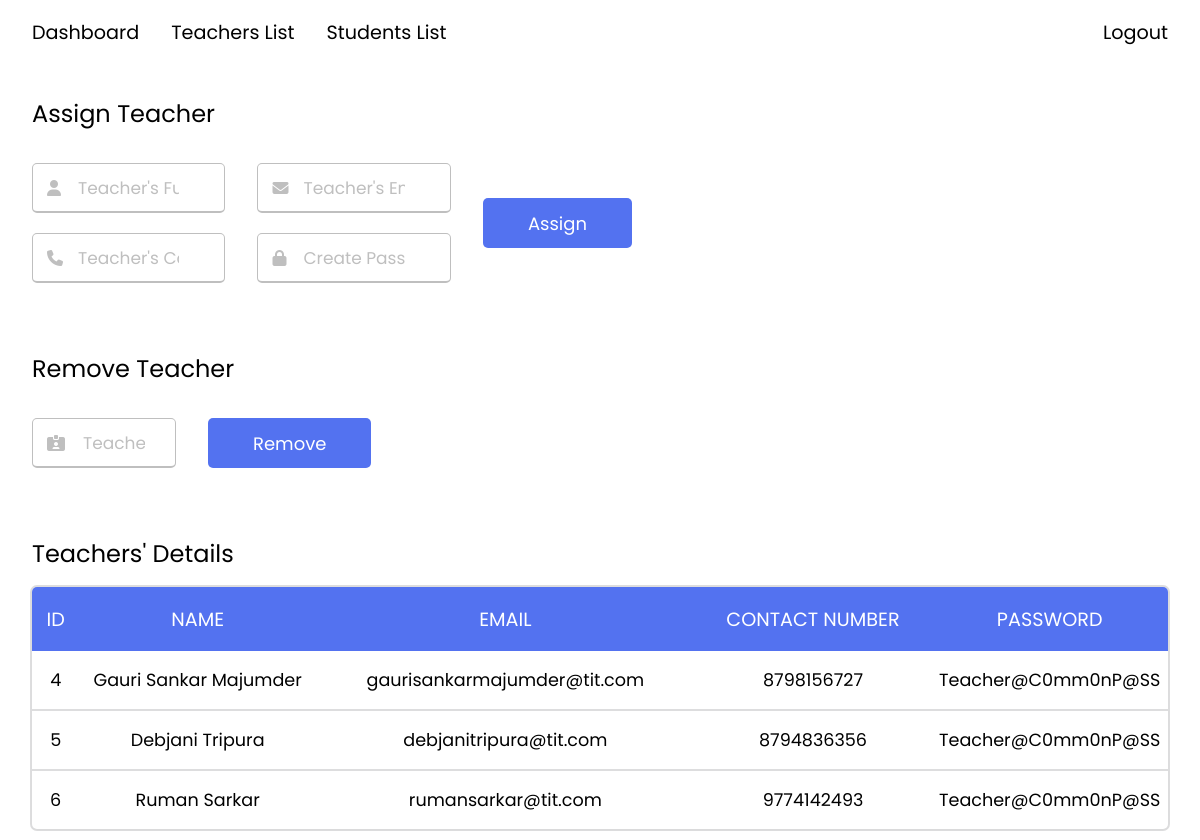
/php/adminTeacher.php, run on the app's committed database.
### tables this page shows
CREATE TABLE `teachers` (
  `teacher_id` int(255) NOT NULL,
  `user_id` int(255) NOT NULL,
  `teacher_name` varchar(255) NOT NULL,
  `teacher_phone` varchar(255) NOT NULL
);

CREATE TABLE `user` (
  `user_id` int(10) NOT NULL,
  `user_type_id` int(10) NOT NULL DEFAULT 1,
  `email` varchar(255) NOT NULL,
  `password` varchar(255) NOT NULL,
  `security_question` varchar(255) DEFAULT NULL,
  `security_answer` varchar(255) DEFAULT NULL
);

### php/adminTeacher.php (the view, shortened to what this page needs)
<?php
include 'database.php';
$teacherDetailFetchQuery = "SELECT teachers.teacher_id, teachers.teacher_name, teachers.teacher_phone, user.email, user.password
        FROM teachers
        INNER JOIN user ON teachers.user_id = user.user_id";
$teacherDetailResult = mysqli_query($conn, $teacherDetailFetchQuery);
?>
<!DOCTYPE html>
<html lang="en">
<head>
	<link rel="stylesheet" href="../css/admin.css">
	<link rel="stylesheet" href="https://cdnjs.cloudflare.com/ajax/libs/font-awesome/6.5.1/css/all.min.css">
</head>
<body>
	<p class="chart-header">Assign Teacher</p>
	<div class="container">
		<div class="form-left">
			<form action="../php/assignTeacher.php" method="post">
				<div class="left">
					<div class="field name">
						<div class="input-area">
							<input type="text" name="teacher_name" id="#" placeholder="Teacher's Full Name" required>
							<i class="icon fas fa-user"></i>
						</div>
					</div>
					<div class="field phone">
						<div class="input-area">
							<input type="text" name="teacher_phone" id="#" placeholder="Teacher's Contact Number" required>
							<i class="icon fas fa-phone"></i>
						</div>
					</div>
				</div>
				<div class="right">
					<div class="field email">
						<div class="input-area">
							<input type="email" name="email" id="#" placeholder="Teacher's Email Address" required>
							<i class="icon fas fa-envelope"></i>
						</div>
					</div>
					<div class="field password">
						<div class="input-area">
							<input type="password" name="password" id="#" placeholder="Create Password" required>
							<i class="icon fas fa-lock"></i>
						</div>
					</div>
				</div>
				<input type="submit" value="Assign">
			</form>
		</div>
	</div>
	<p class="chart-header">Remove Teacher</p>
	<div class="container">
		<div class="form-right">
			<form action="../php/removeTeacher.php" method="post">
				<div class="field id">
					<div class="input-area">
						<input type="text" name="remove_id" id="#" placeholder="Teacher's ID" required>
						<i class="icon fas fa-id-card-clip"></i>
					</div>
				</div>
				<input type="submit" name="remove_teacher" value="Remove">
			</form>
		</div>
	</div>
	<p class="chart-header">Teachers' Details</p>
	<div class="teacher-table">
		<div class="column id">ID</div>
		<div class="column name">NAME</div>
		<div class="column email">EMAIL</div>
		<div class="column phone">CONTACT NUMBER</div>
		<div class="column password">PASSWORD</div>
		<?php
		$i = 0;
		$num_rows = mysqli_num_rows($teacherDetailResult);
		while ($row = mysqli_fetch_assoc($teacherDetailResult)) {
			$i++;
			echo '<div class="data id' . ($i === $num_rows ? ' last-row' : '') . '"><p>' . $row['teacher_id'] . '</p></div>';
			echo '<div class="data name' . ($i === $num_rows ? ' last-row' : '') . '"><p>' . $row['teacher_name'] . '</p></div>';
			echo '<div class="data email' . ($i === $num_rows ? ' last-row' : '') . '"><p>' . $row['email'] . '</p></div>';
			echo '<div class="data phone' . ($i === $num_rows ? ' last-row' : '') . '"><p>' . $row['teacher_phone'] . '</p></div>';
			echo '<div class="data password' . ($i === $num_rows ? ' last-row' : '') . '"><p>' . $row['password'] . '</p></div>';
		}
		?>
	</div>
</body>
</html>

### css/admin.css (style rules this page uses)
* { margin: 0; padding: 0; box-sizing: border-box; font-family: "Poppins", sans-serif; }
body { min-height: 100vh; background-color: #ffffff; overflow-x: hidden; }
.chart-header { padding: 2rem 2rem 1rem 2rem; text-align: left; font-size: 1.5rem; }
.container { width: auto; background: #fff; padding: 1rem 1rem 1rem 2rem; border-radius: 0.3125rem; display: flex; }
.container form { width: 50vw; gap: 2rem; display: flex; justify-content: start; align-items: center; }
form .field { width: 100%; margin-bottom: 20px; transition: transform 0.3s ease; }
form .field .input-area { position: relative; }
form input { height: 50px; width: 100%; outline: none; padding: 0 45px; font-size: 18px; border-radius: 5px; border: 1px solid #bfbfbf; border-bottom-width: 2px; }
form input::placeholder { color: #bfbfbf; font-size: 17px; }
form .field i { position: absolute; top: 50%; transform: translateY(-50%); }
form .field .icon { left: 15px; color: #bfbfbf; }
form input[type="submit"] { margin-top: -20px; width: auto; border: none; color: #fff; cursor: pointer; background: #5372f0; transition: backgroud 0.2s ease; }
.form-right form input[type="text"] { padding: 0 30px 0 50px; }
.form-right form .field { width: 12vw; }
.teacher-table { display: grid; grid-template-columns: .25fr 1.25fr 2fr 1.25fr 1.25fr; grid-template-rows: 4rem auto; width: auto; margin: 0 2rem 2rem 2rem; box-shadow: rgba(0, 0, 0, 0.02) 0px 1px 3px 0px, rgba(27, 31, 35, 0.15) 0px 0px 0px 2px; border-radius: 5px; }
.teacher-table .column { background-color: #5372f0; color: #fff; display: flex; flex-direction: column; align-items: center; justify-content: center; font-size: 1.2rem; }
.teacher-table .id { border-radius: 5px 0 0 0; }
.teacher-table .password { border-radius: 0 5px 0 0; }
.teacher-table .data { display: flex; flex-direction: column; justify-items: center; align-items: center; }
.teacher-table .data p { margin: 1rem 0 0 0; width: 100%; padding-bottom: 1rem; text-align: center; border-bottom: 2px solid rgba(27, 31, 35, 0.15); font-size: 1.1rem; }
.teacher-table .data.last-row p { border-bottom: none; }

### css/nav.css (style rules this page uses)
* { margin: 0; padding: 0; box-sizing: border-box; font-family: "Poppins", sans-serif; }
.navbar { top: 0; position: sticky; min-width: 100vw; height: 8vh; display: flex; align-items: center; justify-content: space-between; padding: 0 2rem 0 2rem; backdrop-filter: blur(2rem); z-index: 10; }
.navbar a { text-decoration: none; color: #000; font-weight: 400; font-size: 1.2rem; cursor: pointer; }
.nav-left { display: flex; gap: 2rem; }

### data on the page
teachers: teacher_id "4", teacher_name "Gauri Sankar Majumder", user.email "gaurisankarmajumder@tit.com", teacher_phone "8798156727", user.password "Teacher@C0mm0nP@SS"
teachers: teacher_id "5", teacher_name "Debjani Tripura", user.email "debjanitripura@tit.com", teacher_phone "8794836356", user.password "Teacher@C0mm0nP@SS"
teachers: teacher_id "6", teacher_name "Ruman Sarkar", user.email "rumansarkar@tit.com", teacher_phone "9774142493", user.password "Teacher@C0mm0nP@SS"
